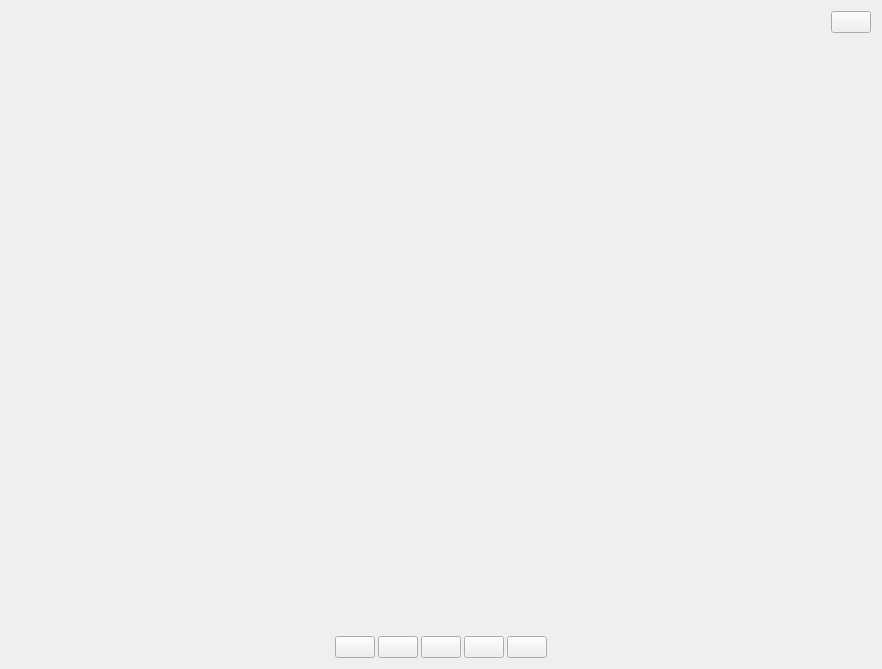
<?xml version="1.0" encoding="UTF-8"?>
<ui version="4.0">
 <class>MapTrackReplayDialog</class>
 <widget class="QWidget" name="MapTrackReplayDialog">
  <property name="geometry">
   <rect>
    <x>0</x>
    <y>0</y>
    <width>878</width>
    <height>669</height>
   </rect>
  </property>
  <property name="windowTitle">
   <string notr="true">Form</string>
  </property>
  <layout class="QVBoxLayout" name="verticalLayout">
   <property name="spacing">
    <number>0</number>
   </property>
   <item>
    <layout class="QHBoxLayout" name="horizontalLayout">
     <property name="spacing">
      <number>3</number>
     </property>
     <item>
      <widget class="QLabel" name="label_6">
       <property name="minimumSize">
        <size>
         <width>16</width>
         <height>16</height>
        </size>
       </property>
       <property name="maximumSize">
        <size>
         <width>20</width>
         <height>20</height>
        </size>
       </property>
       <property name="text">
        <string/>
       </property>
       <property name="pixmap">
        <pixmap resource="../../qrc/images_default.qrc">:/images/default/ai/track.svg</pixmap>
       </property>
       <property name="scaledContents">
        <bool>true</bool>
       </property>
      </widget>
     </item>
     <item>
      <widget class="QLabel" name="labelTitle">
       <property name="text">
        <string/>
       </property>
      </widget>
     </item>
     <item>
      <spacer name="horizontalSpacer">
       <property name="orientation">
        <enum>Qt::Horizontal</enum>
       </property>
       <property name="sizeHint" stdset="0">
        <size>
         <width>40</width>
         <height>20</height>
        </size>
       </property>
      </spacer>
     </item>
     <item>
      <widget class="QPushButton" name="pushButtonClose">
       <property name="focusPolicy">
        <enum>Qt::NoFocus</enum>
       </property>
       <property name="text">
        <string/>
       </property>
       <property name="icon">
        <iconset resource="../../qrc/images_default.qrc">
         <normaloff>:/images/default/devmanage/delete_16.png</normaloff>:/images/default/devmanage/delete_16.png</iconset>
       </property>
      </widget>
     </item>
    </layout>
   </item>
   <item>
    <widget class="MapGraphWidget" name="widgetMap" native="true">
     <property name="minimumSize">
      <size>
       <width>860</width>
       <height>600</height>
      </size>
     </property>
    </widget>
   </item>
   <item>
    <layout class="QHBoxLayout" name="horizontalLayout_2">
     <property name="spacing">
      <number>3</number>
     </property>
     <item>
      <spacer name="horizontalSpacer_2">
       <property name="orientation">
        <enum>Qt::Horizontal</enum>
       </property>
       <property name="sizeHint" stdset="0">
        <size>
         <width>40</width>
         <height>20</height>
        </size>
       </property>
      </spacer>
     </item>
     <item>
      <widget class="QPushButton" name="pushButtonReFreash">
       <property name="text">
        <string/>
       </property>
      </widget>
     </item>
     <item>
      <widget class="QPushButton" name="pushButtonPlay">
       <property name="text">
        <string/>
       </property>
      </widget>
     </item>
     <item>
      <widget class="QPushButton" name="pushButtonPause">
       <property name="text">
        <string/>
       </property>
      </widget>
     </item>
     <item>
      <widget class="QPushButton" name="pushButtonPrevious">
       <property name="text">
        <string/>
       </property>
      </widget>
     </item>
     <item>
      <widget class="QPushButton" name="pushButtonNext">
       <property name="text">
        <string/>
       </property>
      </widget>
     </item>
     <item>
      <spacer name="horizontalSpacer_3">
       <property name="orientation">
        <enum>Qt::Horizontal</enum>
       </property>
       <property name="sizeHint" stdset="0">
        <size>
         <width>40</width>
         <height>20</height>
        </size>
       </property>
      </spacer>
     </item>
    </layout>
   </item>
  </layout>
 </widget>
 <customwidgets>
  <customwidget>
   <class>MapGraphWidget</class>
   <extends>QWidget</extends>
   <header>mapgraphwidget.h</header>
   <container>1</container>
  </customwidget>
 </customwidgets>
 <resources>
  <include location="../../qrc/images_default.qrc"/>
 </resources>
 <connections/>
</ui>
